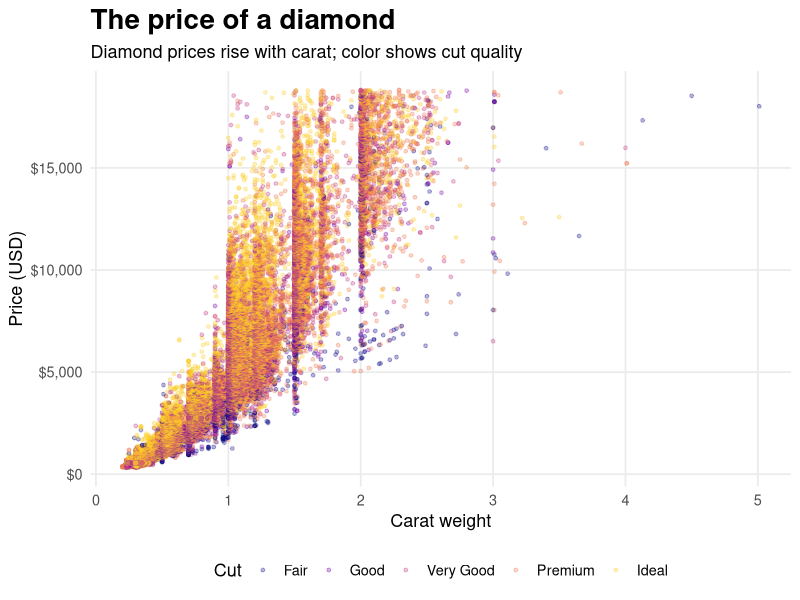

The R script that drew this image:
library(tidyverse)

print(sum(1:10))

diamonds_plot <- ggplot(diamonds, aes(x = carat, y = price, color = cut)) +
  geom_point(alpha = 0.3, size = 1) +
  scale_color_viridis_d(option = "C", end = 0.9) +
  scale_y_continuous(labels = scales::label_dollar()) +
  labs(
    title = "The price of a diamond",
    subtitle = "Diamond prices rise with carat; color shows cut quality",
    x = "Carat weight",
    y = "Price (USD)",
    color = "Cut"
  ) +
  theme_minimal(base_size = 13) +
  theme(
    plot.title = element_text(face = "bold", size = 20),
    legend.position = "bottom",
    panel.grid.minor = element_blank()
  )

ggsave("diamonds-1.png", plot = diamonds_plot, width = 10, height = 7, dpi = 300, bg = "white")
